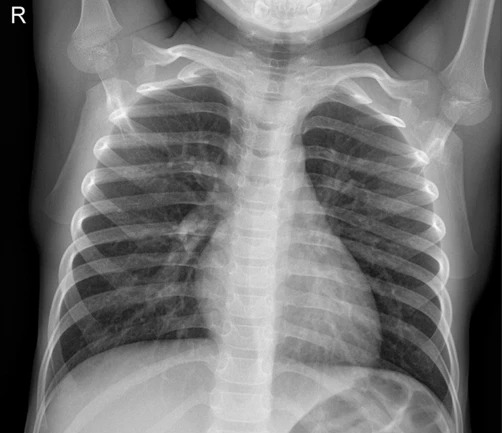
#> input picture Week 2/Part 1/chest_xrays_a.jpg, 502 x 433 px, found by its file name
$ jupyter execute --allow-errors Image_Processing.ipynb
#> lines starting #> are read from the running program, lines starting #| are printed output that depends on the picture
[cell 1]
import cv2
import numpy as np
import matplotlib.pyplot as plt
image1 = cv2.imread('chest_xrays_a.jpg')
#> image1 is the input picture: shape (433, 502, 3); min 0, max 255, mean 113
image2 = cv2.imread('jack_in_throat.jpg')

Grayscale Conversion

[cell 2]
gray_image1 = cv2.cvtColor(image1, cv2.COLOR_BGR2GRAY)
plt.subplot(121), plt.imshow(gray_image1, cmap='gray'), plt.axis("off"), plt.title("Image 1")
#> (the rest of this cell did not finish here and is left out)

Histogram Visualisation

[cell 3]
plt.subplot(221), plt.imshow(gray_image1, cmap='gray'), plt.axis("off"), plt.title("Image 1")
plt.subplot(222), plt.hist(gray_image1.ravel(),256,[0,256],color='k'), plt.title("Histogram Visualisation for Image 1")
plt.show()
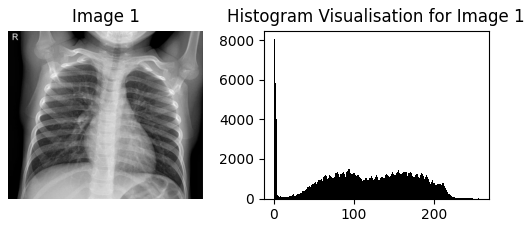
#> figure drawn by matplotlib, 2 panels; panel 2: tallest bar 8077 high, from x = 0 to 1
#> (the rest of this cell did not finish here and is left out)

Image Resizing

[cell 4]
import cv2
import numpy as np
import matplotlib.pyplot as plt

def resize_image(image, scale_factor):
#> called with scale_factor = 0.2
  height, width = image.shape[:2]
#> height = 433; width = 502
  new_height1 = int(height * scale_factor)
#> new_height1 = 86
  new_width1 = int(width * scale_factor)
#> new_width1 = 100
  scaled_image = cv2.resize(src= image,
                            dsize =(new_width1, new_height1),
                            interpolation=cv2.INTER_AREA)
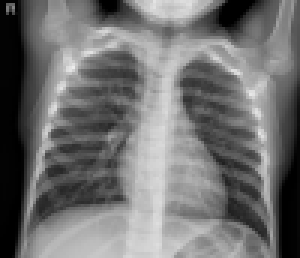
#> scaled_image: shape (86, 100) (shown 3 times larger); min 0, max 236, mean 113

  fig, axs = plt.subplots(1, 2, figsize=(10, 4))
  axs[0].imshow(image)
  axs[0].set_title('Original Image Shape:'+str(image.shape))
  axs[1].imshow(scaled_image)
  axs[1].set_title('Scaled Image Shape:'+str(scaled_image.shape))

  for ax in axs:
      ax.set_xticks([])
      ax.set_yticks([])

  plt.tight_layout()
  plt.show()
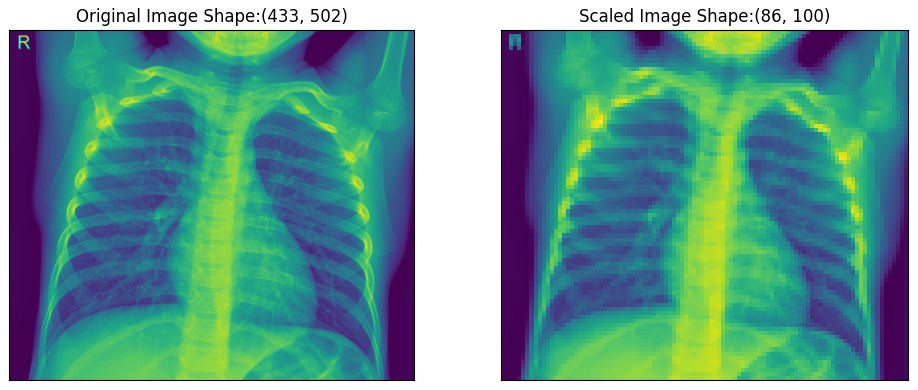
#> figure drawn by matplotlib, 2 panels

[cell 5]
resize_image(gray_image1, 0.2)

#> (a cell that did not finish here is left out)

Edge detection (using Canny Edge Detection Algorithm of OpenCV)

[cell 7]
edges = cv2.Canny(gray_image1, 100, 200)
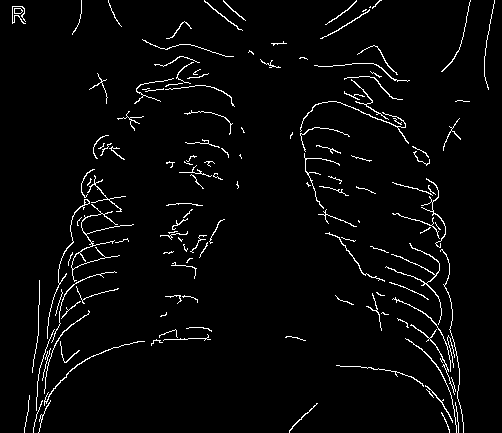
#> edges: shape (433, 502); 3.2% white in thin lines or dots
plt.imshow(edges, cmap='gray')
plt.title('Edge Image for Image 1')
plt.show()

#> (a cell that did not finish here is left out)

Denoising

[cell 9]
denoised1 = cv2.fastNlMeansDenoisingColored(image1,None,10,10,7,21)
#> (the rest of this cell did not finish here and is left out)

Adding Noise

[cell 10]
def add_gaussian_noise(image, mean=0, std=25):
#> called with mean = 0, std = 25
    noise = np.random.normal(mean, std, image.shape).astype(np.uint8)
    noisy_image = cv2.add(image, noise)
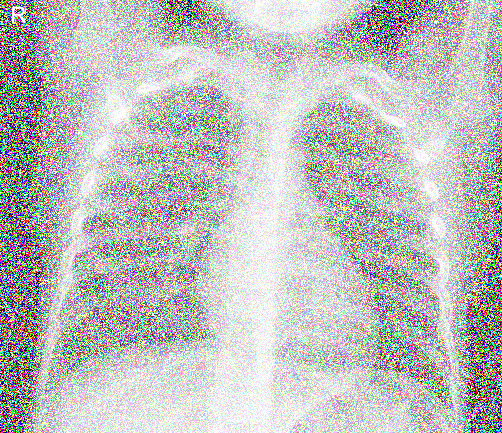
#> noisy_image: shape (433, 502, 3); mean B, G, R 190.4, 190.4, 190.6
    return noisy_image

noisy_image1 = add_gaussian_noise(image1, mean=0, std=25)
#> (the rest of this cell did not finish here and is left out)

plt.subplot(221), plt.imshow(image1, cmap='gray'), plt.axis("off"), plt.title("Image 1")
plt.subplot(222), plt.imshow(noisy_image1, cmap='gray'), plt.axis("off"), plt.title("Noisy Image 1")
plt.subplot(223), plt.imshow(image2, cmap='gray'), plt.axis("off"), plt.title("Image 2")
plt.subplot(224), plt.imshow(noisy_image2, cmap='gray'), plt.axis("off"), plt.title("Noisy Image 2")
